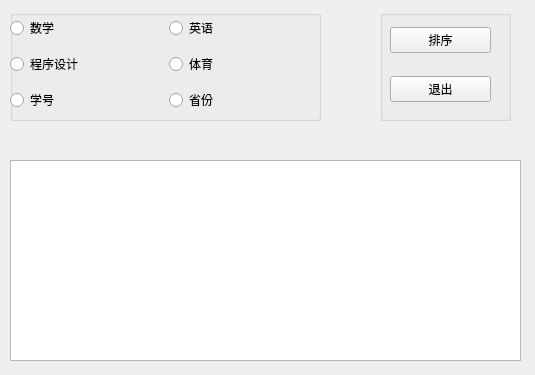
<?xml version="1.0" encoding="UTF-8"?>
<ui version="4.0">
 <class>SortStuWidget</class>
 <widget class="QWidget" name="SortStuWidget">
  <property name="geometry">
   <rect>
    <x>0</x>
    <y>0</y>
    <width>535</width>
    <height>375</height>
   </rect>
  </property>
  <property name="windowTitle">
   <string>Form</string>
  </property>
  <widget class="QGroupBox" name="groupBox">
   <property name="geometry">
    <rect>
     <x>10</x>
     <y>10</y>
     <width>311</width>
     <height>111</height>
    </rect>
   </property>
   <property name="title">
    <string/>
   </property>
   <widget class="QWidget" name="gridLayoutWidget">
    <property name="geometry">
     <rect>
      <x>0</x>
      <y>0</y>
      <width>311</width>
      <height>111</height>
     </rect>
    </property>
    <layout class="QGridLayout" name="gridLayout">
     <item row="2" column="1">
      <widget class="QRadioButton" name="rbtnProvince">
       <property name="text">
        <string>省份</string>
       </property>
      </widget>
     </item>
     <item row="1" column="0">
      <widget class="QRadioButton" name="rbtnProgramming">
       <property name="text">
        <string>程序设计</string>
       </property>
      </widget>
     </item>
     <item row="2" column="0">
      <widget class="QRadioButton" name="rbtnID">
       <property name="text">
        <string>学号</string>
       </property>
      </widget>
     </item>
     <item row="1" column="1">
      <widget class="QRadioButton" name="rbtnPE">
       <property name="text">
        <string>体育</string>
       </property>
      </widget>
     </item>
     <item row="0" column="0">
      <widget class="QRadioButton" name="rbtnMath">
       <property name="text">
        <string>数学</string>
       </property>
      </widget>
     </item>
     <item row="0" column="1">
      <widget class="QRadioButton" name="rbtnEnglish">
       <property name="text">
        <string>英语</string>
       </property>
      </widget>
     </item>
    </layout>
   </widget>
  </widget>
  <widget class="QGroupBox" name="groupBox_2">
   <property name="geometry">
    <rect>
     <x>380</x>
     <y>10</y>
     <width>131</width>
     <height>111</height>
    </rect>
   </property>
   <property name="title">
    <string/>
   </property>
   <widget class="QWidget" name="verticalLayoutWidget">
    <property name="geometry">
     <rect>
      <x>10</x>
      <y>0</y>
      <width>101</width>
      <height>111</height>
     </rect>
    </property>
    <layout class="QVBoxLayout" name="verticalLayout">
     <item>
      <widget class="QPushButton" name="btnSort">
       <property name="text">
        <string>排序</string>
       </property>
      </widget>
     </item>
     <item>
      <widget class="QPushButton" name="pushButton_2">
       <property name="text">
        <string>退出</string>
       </property>
      </widget>
     </item>
    </layout>
   </widget>
  </widget>
  <widget class="QTableWidget" name="tableWidget">
   <property name="geometry">
    <rect>
     <x>10</x>
     <y>160</y>
     <width>511</width>
     <height>201</height>
    </rect>
   </property>
  </widget>
 </widget>
 <resources/>
 <connections/>
</ui>
